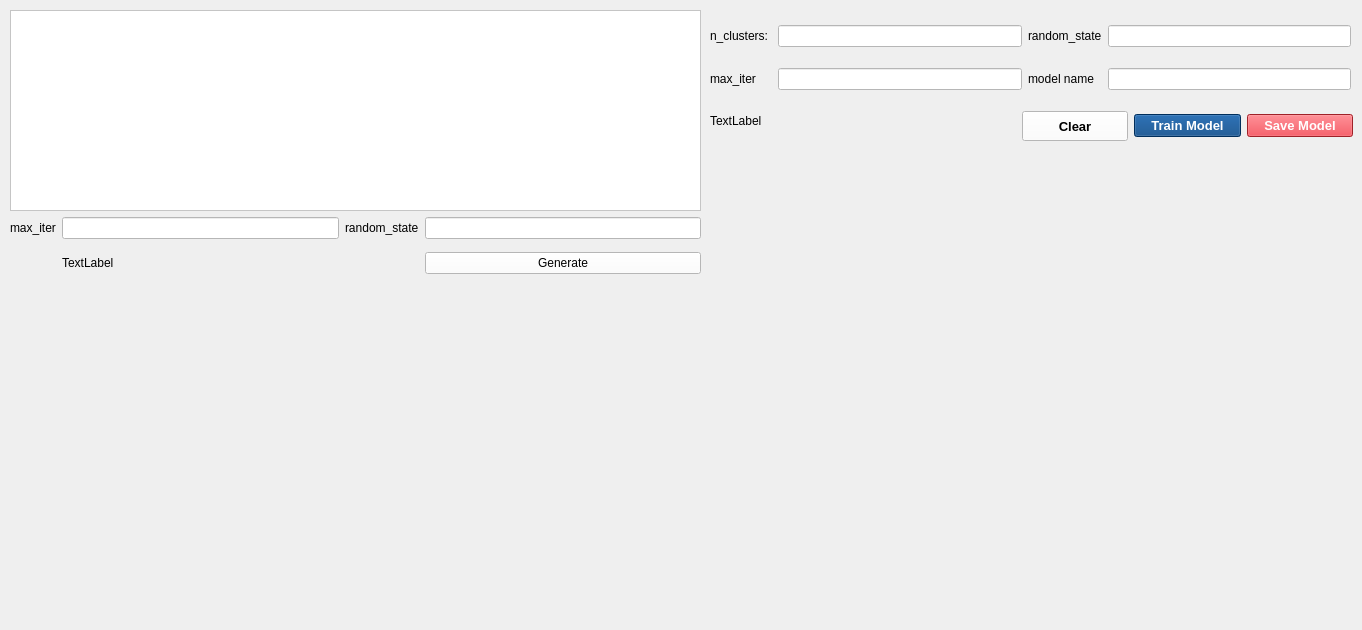
    <widget class="QWidget" name="tab_7">
     <attribute name="title">
      <string>RFM model</string>
     </attribute>
     <widget class="QTableWidget" name="tableWidget_rfm">
      <property name="geometry">
       <rect>
        <x>10</x>
        <y>10</y>
        <width>691</width>
        <height>201</height>
       </rect>
      </property>
      <property name="styleSheet">
       <string notr="true">background-color: rgb(255, 255, 255);</string>
      </property>
      <property name="sizeAdjustPolicy">
       <enum>QAbstractScrollArea::AdjustToContents</enum>
      </property>
      <attribute name="horizontalHeaderDefaultSectionSize">
       <number>150</number>
      </attribute>
      <attribute name="horizontalHeaderMinimumSectionSize">
       <number>150</number>
      </attribute>
     </widget>
     <widget class="QWidget" name="verticalLayoutWidget">
      <property name="geometry">
       <rect>
        <x>10</x>
        <y>280</y>
        <width>691</width>
        <height>341</height>
       </rect>
      </property>
      <layout class="QVBoxLayout" name="layout_elbow">
       <property name="sizeConstraint">
        <enum>QLayout::SetDefaultConstraint</enum>
       </property>
      </layout>
     </widget>
     <widget class="QWidget" name="gridLayoutWidget_4">
      <property name="geometry">
       <rect>
        <x>710</x>
        <y>10</y>
        <width>641</width>
        <height>95</height>
       </rect>
      </property>
      <layout class="QGridLayout" name="gridLayout_6">
       <item row="1" column="0">
        <widget class="QLabel" name="label_28">
         <property name="text">
          <string>max_iter</string>
         </property>
        </widget>
       </item>
       <item row="0" column="0">
        <widget class="QLabel" name="label_27">
         <property name="text">
          <string>n_clusters: </string>
         </property>
        </widget>
       </item>
       <item row="0" column="1">
        <widget class="QLineEdit" name="lineEdit_nclusters_rfm">
         <property name="styleSheet">
          <string notr="true">background-color: rgb(255, 255, 255);</string>
         </property>
        </widget>
       </item>
       <item row="0" column="2">
        <widget class="QLabel" name="label_29">
         <property name="text">
          <string>random_state</string>
         </property>
        </widget>
       </item>
       <item row="1" column="1">
        <widget class="QLineEdit" name="lineEdit_maxiter_rfm">
         <property name="styleSheet">
          <string notr="true">background-color: rgb(255, 255, 255);</string>
         </property>
        </widget>
       </item>
       <item row="0" column="3">
        <widget class="QLineEdit" name="lineEdit_randomstate_rfm">
         <property name="styleSheet">
          <string notr="true">background-color: rgb(255, 255, 255);</string>
         </property>
        </widget>
       </item>
       <item row="1" column="2">
        <widget class="QLabel" name="label_50">
         <property name="text">
          <string>model name</string>
         </property>
        </widget>
       </item>
       <item row="1" column="3">
        <widget class="QLineEdit" name="lineEdit_modelname_rfm">
         <property name="styleSheet">
          <string notr="true">background-color: rgb(255, 255, 255);</string>
         </property>
        </widget>
       </item>
      </layout>
     </widget>
     <widget class="QWidget" name="verticalLayoutWidget_2">
      <property name="geometry">
       <rect>
        <x>710</x>
        <y>140</y>
        <width>641</width>
        <height>481</height>
       </rect>
      </property>
      <layout class="QVBoxLayout" name="layout_cluster"/>
     </widget>
     <widget class="QWidget" name="gridLayoutWidget_5">
      <property name="geometry">
       <rect>
        <x>10</x>
        <y>210</y>
        <width>691</width>
        <height>71</height>
       </rect>
      </property>
      <layout class="QGridLayout" name="gridLayout_7">
       <item row="0" column="1">
        <widget class="QLineEdit" name="lineEdit_max_iter_elbow">
         <property name="styleSheet">
          <string notr="true">background-color: rgb(255, 255, 255);</string>
         </property>
        </widget>
       </item>
       <item row="0" column="3">
        <widget class="QLineEdit" name="lineEdit_randomstate_elbow">
         <property name="styleSheet">
          <string notr="true">background-color: rgb(255, 255, 255);</string>
         </property>
        </widget>
       </item>
       <item row="0" column="0">
        <widget class="QLabel" name="label_30">
         <property name="text">
          <string>max_iter</string>
         </property>
        </widget>
       </item>
       <item row="0" column="2">
        <widget class="QLabel" name="label_49">
         <property name="text">
          <string>random_state</string>
         </property>
        </widget>
       </item>
       <item row="1" column="3">
        <widget class="QPushButton" name="pushButton_generate_elbow">
         <property name="styleSheet">
          <string notr="true">background-color: rgb(255, 255, 255);</string>
         </property>
         <property name="text">
          <string>Generate</string>
         </property>
        </widget>
       </item>
       <item row="1" column="1">
        <widget class="QLabel" name="label_message_elbow">
         <property name="text">
          <string>TextLabel</string>
         </property>
        </widget>
       </item>
      </layout>
     </widget>
     <widget class="QWidget" name="horizontalLayoutWidget_4">
      <property name="geometry">
       <rect>
        <x>1022</x>
        <y>110</y>
        <width>331</width>
        <height>32</height>
       </rect>
      </property>
      <layout class="QHBoxLayout" name="horizontalLayout_5">
       <item>
        <widget class="QPushButton" name="pushButton_clear_rfm">
         <property name="minimumSize">
          <size>
           <width>0</width>
           <height>30</height>
          </size>
         </property>
         <property name="font">
          <font>
           <pointsize>10</pointsize>
           <weight>75</weight>
           <bold>true</bold>
          </font>
         </property>
         <property name="styleSheet">
          <string notr="true">background-color: rgb(255, 255, 255);</string>
         </property>
         <property name="text">
          <string>Clear</string>
         </property>
        </widget>
       </item>
       <item>
        <widget class="QPushButton" name="pushButton_train_rfm">
         <property name="font">
          <font>
           <pointsize>10</pointsize>
           <weight>75</weight>
           <bold>true</bold>
          </font>
         </property>
         <property name="styleSheet">
          <string notr="true">background-color: rgb(0, 64, 128);
color: rgb(255, 255, 255);</string>
         </property>
         <property name="text">
          <string>Train Model</string>
         </property>
        </widget>
       </item>
       <item>
        <widget class="QPushButton" name="pushButton_save_rfm">
         <property name="font">
          <font>
           <pointsize>10</pointsize>
           <weight>75</weight>
           <bold>true</bold>
          </font>
         </property>
         <property name="styleSheet">
          <string notr="true">background-color: rgb(223, 46, 56);
color: rgb(255, 255, 255);</string>
         </property>
         <property name="text">
          <string>Save Model</string>
         </property>
        </widget>
       </item>
      </layout>
     </widget>
     <widget class="QLabel" name="label_rfm_model_message">
      <property name="geometry">
       <rect>
        <x>710</x>
        <y>110</y>
        <width>301</width>
        <height>21</height>
       </rect>
      </property>
      <property name="text">
       <string>TextLabel</string>
      </property>
     </widget>
    </widget>
